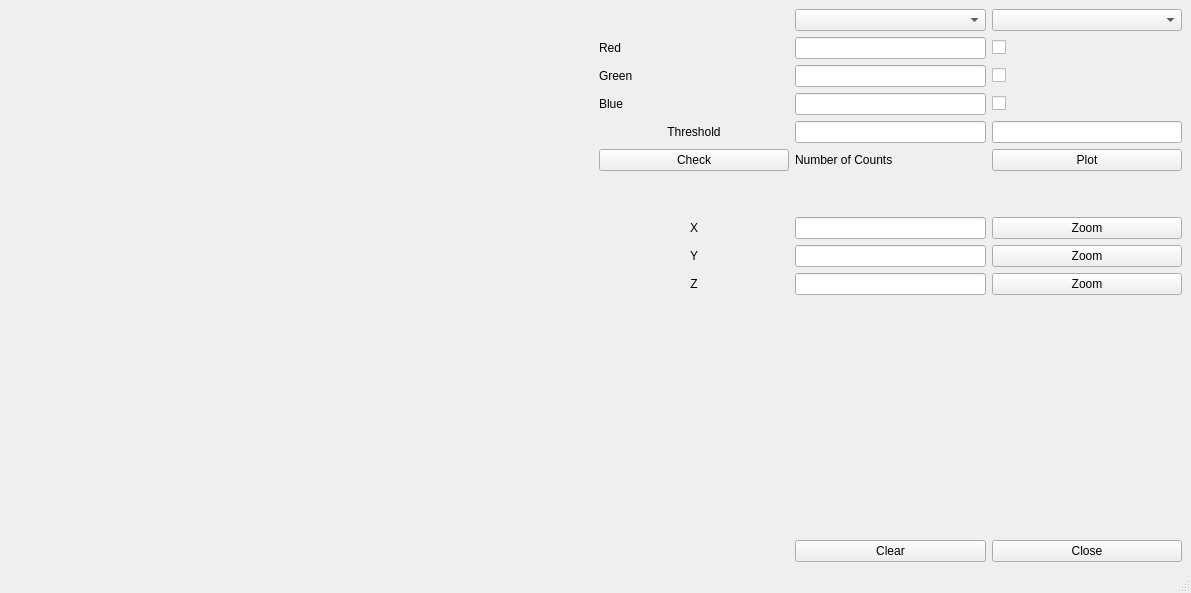
<?xml version="1.0" encoding="UTF-8"?>
<ui version="4.0">
 <class>MainWindow</class>
 <widget class="QMainWindow" name="MainWindow">
  <property name="geometry">
   <rect>
    <x>0</x>
    <y>0</y>
    <width>1191</width>
    <height>593</height>
   </rect>
  </property>
  <property name="windowTitle">
   <string>MainWindow</string>
  </property>
  <widget class="QWidget" name="centralwidget">
   <layout class="QGridLayout" name="gridLayout">
    <item row="0" column="0">
     <layout class="QHBoxLayout" name="horizontalLayout">
      <item>
       <widget class="QFrame" name="frame_graphicsView"/>
      </item>
      <item>
       <layout class="QGridLayout" name="gridLayout_2">
        <item row="12" column="2">
         <widget class="QLabel" name="label_5">
          <property name="frameShadow">
           <enum>QFrame::Sunken</enum>
          </property>
          <property name="text">
           <string>X</string>
          </property>
          <property name="alignment">
           <set>Qt::AlignCenter</set>
          </property>
         </widget>
        </item>
        <item row="6" column="3">
         <widget class="QLineEdit" name="lineEdit_baseColorBlue">
          <property name="sizePolicy">
           <sizepolicy hsizetype="Preferred" vsizetype="Fixed">
            <horstretch>0</horstretch>
            <verstretch>0</verstretch>
           </sizepolicy>
          </property>
         </widget>
        </item>
        <item row="17" column="4">
         <widget class="QPushButton" name="pushButton_2">
          <property name="text">
           <string>Zoom</string>
          </property>
         </widget>
        </item>
        <item row="12" column="4">
         <widget class="QPushButton" name="pushButton_zoomInX">
          <property name="sizePolicy">
           <sizepolicy hsizetype="Preferred" vsizetype="Fixed">
            <horstretch>0</horstretch>
            <verstretch>0</verstretch>
           </sizepolicy>
          </property>
          <property name="text">
           <string>Zoom</string>
          </property>
         </widget>
        </item>
        <item row="7" column="3">
         <layout class="QHBoxLayout" name="horizontalLayout_3">
          <item>
           <widget class="QLineEdit" name="lineEdit_countsThresholdLower">
            <property name="sizePolicy">
             <sizepolicy hsizetype="Preferred" vsizetype="Fixed">
              <horstretch>0</horstretch>
              <verstretch>0</verstretch>
             </sizepolicy>
            </property>
            <property name="maximumSize">
             <size>
              <width>200</width>
              <height>16777215</height>
             </size>
            </property>
            <property name="toolTip">
             <string>&lt;html&gt;&lt;head/&gt;&lt;body&gt;&lt;p&gt;Data points underthreashold will not be plot on the canvas&lt;/p&gt;&lt;/body&gt;&lt;/html&gt;</string>
            </property>
           </widget>
          </item>
         </layout>
        </item>
        <item row="4" column="3">
         <widget class="QLineEdit" name="lineEdit_baseColorRed">
          <property name="sizePolicy">
           <sizepolicy hsizetype="Preferred" vsizetype="Fixed">
            <horstretch>0</horstretch>
            <verstretch>0</verstretch>
           </sizepolicy>
          </property>
          <property name="toolTip">
           <string>&lt;html&gt;&lt;head/&gt;&lt;body&gt;&lt;p&gt;3 floats from 0 to 1 for RGB&lt;/p&gt;&lt;/body&gt;&lt;/html&gt;</string>
          </property>
         </widget>
        </item>
        <item row="5" column="2">
         <layout class="QHBoxLayout" name="horizontalLayout_4">
          <item>
           <widget class="QLabel" name="label_2">
            <property name="layoutDirection">
             <enum>Qt::LeftToRight</enum>
            </property>
            <property name="text">
             <string>Green</string>
            </property>
            <property name="alignment">
             <set>Qt::AlignLeading|Qt::AlignLeft|Qt::AlignVCenter</set>
            </property>
           </widget>
          </item>
         </layout>
        </item>
        <item row="9" column="2">
         <widget class="QPushButton" name="pushButton_checkCounts">
          <property name="sizePolicy">
           <sizepolicy hsizetype="Preferred" vsizetype="Fixed">
            <horstretch>0</horstretch>
            <verstretch>0</verstretch>
           </sizepolicy>
          </property>
          <property name="maximumSize">
           <size>
            <width>700</width>
            <height>16777215</height>
           </size>
          </property>
          <property name="text">
           <string>Check</string>
          </property>
         </widget>
        </item>
        <item row="9" column="3">
         <widget class="QLabel" name="label_numberDataPoints">
          <property name="font">
           <font>
            <pointsize>9</pointsize>
           </font>
          </property>
          <property name="text">
           <string>Number of Counts</string>
          </property>
         </widget>
        </item>
        <item row="4" column="2">
         <layout class="QHBoxLayout" name="horizontalLayout_2">
          <item>
           <widget class="QLabel" name="label">
            <property name="layoutDirection">
             <enum>Qt::LeftToRight</enum>
            </property>
            <property name="text">
             <string>Red</string>
            </property>
            <property name="alignment">
             <set>Qt::AlignLeading|Qt::AlignLeft|Qt::AlignVCenter</set>
            </property>
           </widget>
          </item>
         </layout>
        </item>
        <item row="7" column="2">
         <widget class="QLabel" name="label_3">
          <property name="text">
           <string>Threshold</string>
          </property>
          <property name="alignment">
           <set>Qt::AlignCenter</set>
          </property>
         </widget>
        </item>
        <item row="11" column="2">
         <spacer name="verticalSpacer_2">
          <property name="orientation">
           <enum>Qt::Vertical</enum>
          </property>
          <property name="sizeType">
           <enum>QSizePolicy::Preferred</enum>
          </property>
          <property name="sizeHint" stdset="0">
           <size>
            <width>20</width>
            <height>40</height>
           </size>
          </property>
         </spacer>
        </item>
        <item row="5" column="3">
         <widget class="QLineEdit" name="lineEdit_baseColorGreen">
          <property name="sizePolicy">
           <sizepolicy hsizetype="Preferred" vsizetype="Fixed">
            <horstretch>0</horstretch>
            <verstretch>0</verstretch>
           </sizepolicy>
          </property>
         </widget>
        </item>
        <item row="6" column="2">
         <layout class="QHBoxLayout" name="horizontalLayout_5">
          <item>
           <widget class="QLabel" name="label_4">
            <property name="layoutDirection">
             <enum>Qt::LeftToRight</enum>
            </property>
            <property name="text">
             <string>Blue</string>
            </property>
            <property name="alignment">
             <set>Qt::AlignLeading|Qt::AlignLeft|Qt::AlignVCenter</set>
            </property>
           </widget>
          </item>
         </layout>
        </item>
        <item row="19" column="3">
         <spacer name="verticalSpacer">
          <property name="orientation">
           <enum>Qt::Vertical</enum>
          </property>
          <property name="sizeHint" stdset="0">
           <size>
            <width>20</width>
            <height>40</height>
           </size>
          </property>
         </spacer>
        </item>
        <item row="0" column="4">
         <widget class="QComboBox" name="comboBox_dataKey">
          <property name="toolTip">
           <string>&lt;html&gt;&lt;head/&gt;&lt;body&gt;&lt;p&gt;List of data keys&lt;/p&gt;&lt;/body&gt;&lt;/html&gt;</string>
          </property>
         </widget>
        </item>
        <item row="14" column="4">
         <widget class="QPushButton" name="pushButton">
          <property name="text">
           <string>Zoom</string>
          </property>
         </widget>
        </item>
        <item row="14" column="3">
         <widget class="QLineEdit" name="lineEdit">
          <property name="sizePolicy">
           <sizepolicy hsizetype="Preferred" vsizetype="Fixed">
            <horstretch>0</horstretch>
            <verstretch>0</verstretch>
           </sizepolicy>
          </property>
         </widget>
        </item>
        <item row="12" column="3">
         <widget class="QLineEdit" name="lineEdit_xMax">
          <property name="sizePolicy">
           <sizepolicy hsizetype="Preferred" vsizetype="Fixed">
            <horstretch>0</horstretch>
            <verstretch>0</verstretch>
           </sizepolicy>
          </property>
         </widget>
        </item>
        <item row="17" column="3">
         <widget class="QLineEdit" name="lineEdit_3">
          <property name="sizePolicy">
           <sizepolicy hsizetype="Preferred" vsizetype="Fixed">
            <horstretch>0</horstretch>
            <verstretch>0</verstretch>
           </sizepolicy>
          </property>
         </widget>
        </item>
        <item row="14" column="2">
         <widget class="QLabel" name="label_6">
          <property name="frameShadow">
           <enum>QFrame::Sunken</enum>
          </property>
          <property name="text">
           <string>Y</string>
          </property>
          <property name="alignment">
           <set>Qt::AlignCenter</set>
          </property>
         </widget>
        </item>
        <item row="9" column="4">
         <widget class="QPushButton" name="pushButton_plot3D">
          <property name="text">
           <string>Plot</string>
          </property>
         </widget>
        </item>
        <item row="17" column="2">
         <widget class="QLabel" name="label_7">
          <property name="frameShadow">
           <enum>QFrame::Sunken</enum>
          </property>
          <property name="text">
           <string>Z</string>
          </property>
          <property name="alignment">
           <set>Qt::AlignCenter</set>
          </property>
         </widget>
        </item>
        <item row="7" column="4">
         <widget class="QLineEdit" name="lineEdit_countsThresholdUpper">
          <property name="sizePolicy">
           <sizepolicy hsizetype="Preferred" vsizetype="Fixed">
            <horstretch>0</horstretch>
            <verstretch>0</verstretch>
           </sizepolicy>
          </property>
          <property name="maximumSize">
           <size>
            <width>200</width>
            <height>16777215</height>
           </size>
          </property>
          <property name="toolTip">
           <string>&lt;html&gt;&lt;head/&gt;&lt;body&gt;&lt;p&gt;Data points underthreashold will not be plot on the canvas&lt;/p&gt;&lt;/body&gt;&lt;/html&gt;</string>
          </property>
         </widget>
        </item>
        <item row="4" column="4">
         <widget class="QCheckBox" name="checkBox_changeRed">
          <property name="layoutDirection">
           <enum>Qt::LeftToRight</enum>
          </property>
          <property name="text">
           <string/>
          </property>
         </widget>
        </item>
        <item row="5" column="4">
         <widget class="QCheckBox" name="checkBox_changeGreen">
          <property name="layoutDirection">
           <enum>Qt::LeftToRight</enum>
          </property>
          <property name="text">
           <string/>
          </property>
         </widget>
        </item>
        <item row="6" column="4">
         <widget class="QCheckBox" name="checkBox_changeBlue">
          <property name="layoutDirection">
           <enum>Qt::LeftToRight</enum>
          </property>
          <property name="text">
           <string/>
          </property>
         </widget>
        </item>
        <item row="0" column="3">
         <widget class="QComboBox" name="comboBox_scans">
          <property name="toolTip">
           <string>&lt;html&gt;&lt;head/&gt;&lt;body&gt;&lt;p&gt;List of available scans&lt;/p&gt;&lt;/body&gt;&lt;/html&gt;</string>
          </property>
         </widget>
        </item>
        <item row="20" column="3">
         <widget class="QPushButton" name="pushButton_clearPlots">
          <property name="text">
           <string>Clear</string>
          </property>
         </widget>
        </item>
        <item row="20" column="4">
         <widget class="QPushButton" name="pushButton_quit">
          <property name="text">
           <string>Close</string>
          </property>
         </widget>
        </item>
       </layout>
      </item>
     </layout>
    </item>
   </layout>
  </widget>
  <widget class="QMenuBar" name="menubar">
   <property name="geometry">
    <rect>
     <x>0</x>
     <y>0</y>
     <width>1191</width>
     <height>25</height>
    </rect>
   </property>
  </widget>
  <widget class="QStatusBar" name="statusbar"/>
 </widget>
 <customwidgets>
  <customwidget>
   <class>MplPlot3dCanvas</class>
   <extends>QGraphicsView</extends>
   <header>HFIR_4Circle_Reduction/mplgraphicsview3d.h</header>
  </customwidget>
 </customwidgets>
 <resources/>
 <connections/>
</ui>
